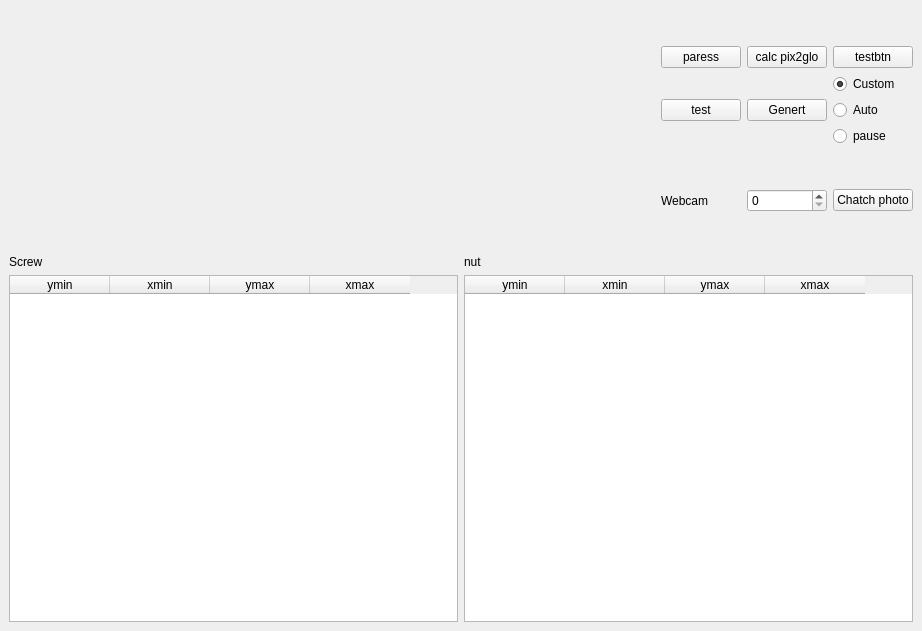
<?xml version="1.0" encoding="UTF-8"?>
<ui version="4.0">
 <class>MainWindow</class>
 <widget class="QMainWindow" name="MainWindow">
  <property name="geometry">
   <rect>
    <x>0</x>
    <y>0</y>
    <width>913</width>
    <height>631</height>
   </rect>
  </property>
  <property name="windowTitle">
   <string>MainWindow</string>
  </property>
  <widget class="QWidget" name="centralWidget">
   <layout class="QVBoxLayout" name="verticalLayout_5">
    <item>
     <layout class="QHBoxLayout" name="horizontalLayout">
      <item>
       <widget class="QLabel" name="picture1">
        <property name="minimumSize">
         <size>
          <width>320</width>
          <height>240</height>
         </size>
        </property>
        <property name="text">
         <string/>
        </property>
        <property name="alignment">
         <set>Qt::AlignCenter</set>
        </property>
       </widget>
      </item>
      <item>
       <widget class="QLabel" name="picture2">
        <property name="minimumSize">
         <size>
          <width>320</width>
          <height>240</height>
         </size>
        </property>
        <property name="text">
         <string/>
        </property>
        <property name="alignment">
         <set>Qt::AlignCenter</set>
        </property>
       </widget>
      </item>
      <item>
       <layout class="QVBoxLayout" name="verticalLayout">
        <item>
         <layout class="QGridLayout" name="gridLayout">
          <item row="0" column="1">
           <widget class="QPushButton" name="calcpix2glo_btn">
            <property name="text">
             <string>calc pix2glo</string>
            </property>
           </widget>
          </item>
          <item row="1" column="1">
           <widget class="QPushButton" name="genert_btn">
            <property name="text">
             <string>Genert</string>
            </property>
           </widget>
          </item>
          <item row="1" column="0">
           <widget class="QPushButton" name="test_btn_2">
            <property name="text">
             <string>test</string>
            </property>
           </widget>
          </item>
          <item row="0" column="0">
           <widget class="QPushButton" name="test_btn">
            <property name="text">
             <string>paress</string>
            </property>
           </widget>
          </item>
          <item row="0" column="2">
           <widget class="QPushButton" name="testbtn">
            <property name="text">
             <string>testbtn</string>
            </property>
           </widget>
          </item>
          <item row="1" column="2">
           <layout class="QVBoxLayout" name="verticalLayout_4">
            <item>
             <widget class="QRadioButton" name="custom_btn">
              <property name="text">
               <string>Custom</string>
              </property>
              <property name="checked">
               <bool>true</bool>
              </property>
             </widget>
            </item>
            <item>
             <widget class="QRadioButton" name="autorad_btn">
              <property name="text">
               <string>Auto</string>
              </property>
             </widget>
            </item>
            <item>
             <widget class="QRadioButton" name="pauserad_btn">
              <property name="text">
               <string>pause</string>
              </property>
             </widget>
            </item>
           </layout>
          </item>
         </layout>
        </item>
        <item>
         <layout class="QHBoxLayout" name="horizontalLayout_3">
          <item>
           <widget class="QLabel" name="label_7">
            <property name="text">
             <string>Webcam</string>
            </property>
           </widget>
          </item>
          <item>
           <widget class="QSpinBox" name="cam_count"/>
          </item>
          <item>
           <widget class="QPushButton" name="chachimg_btn">
            <property name="text">
             <string>Chatch photo</string>
            </property>
           </widget>
          </item>
         </layout>
        </item>
       </layout>
      </item>
     </layout>
    </item>
    <item>
     <layout class="QHBoxLayout" name="horizontalLayout_2">
      <item>
       <layout class="QVBoxLayout" name="verticalLayout_2">
        <item>
         <widget class="QLabel" name="label">
          <property name="text">
           <string>Screw</string>
          </property>
         </widget>
        </item>
        <item>
         <widget class="QTableWidget" name="screwtable">
          <column>
           <property name="text">
            <string>ymin</string>
           </property>
          </column>
          <column>
           <property name="text">
            <string>xmin</string>
           </property>
          </column>
          <column>
           <property name="text">
            <string>ymax</string>
           </property>
          </column>
          <column>
           <property name="text">
            <string>xmax</string>
           </property>
          </column>
         </widget>
        </item>
       </layout>
      </item>
      <item>
       <layout class="QVBoxLayout" name="verticalLayout_3">
        <item>
         <widget class="QLabel" name="label_2">
          <property name="text">
           <string>nut</string>
          </property>
         </widget>
        </item>
        <item>
         <widget class="QTableWidget" name="nuttable">
          <column>
           <property name="text">
            <string>ymin</string>
           </property>
          </column>
          <column>
           <property name="text">
            <string>xmin</string>
           </property>
          </column>
          <column>
           <property name="text">
            <string>ymax</string>
           </property>
          </column>
          <column>
           <property name="text">
            <string>xmax</string>
           </property>
          </column>
         </widget>
        </item>
       </layout>
      </item>
     </layout>
    </item>
   </layout>
  </widget>
 </widget>
 <resources/>
 <connections/>
</ui>
